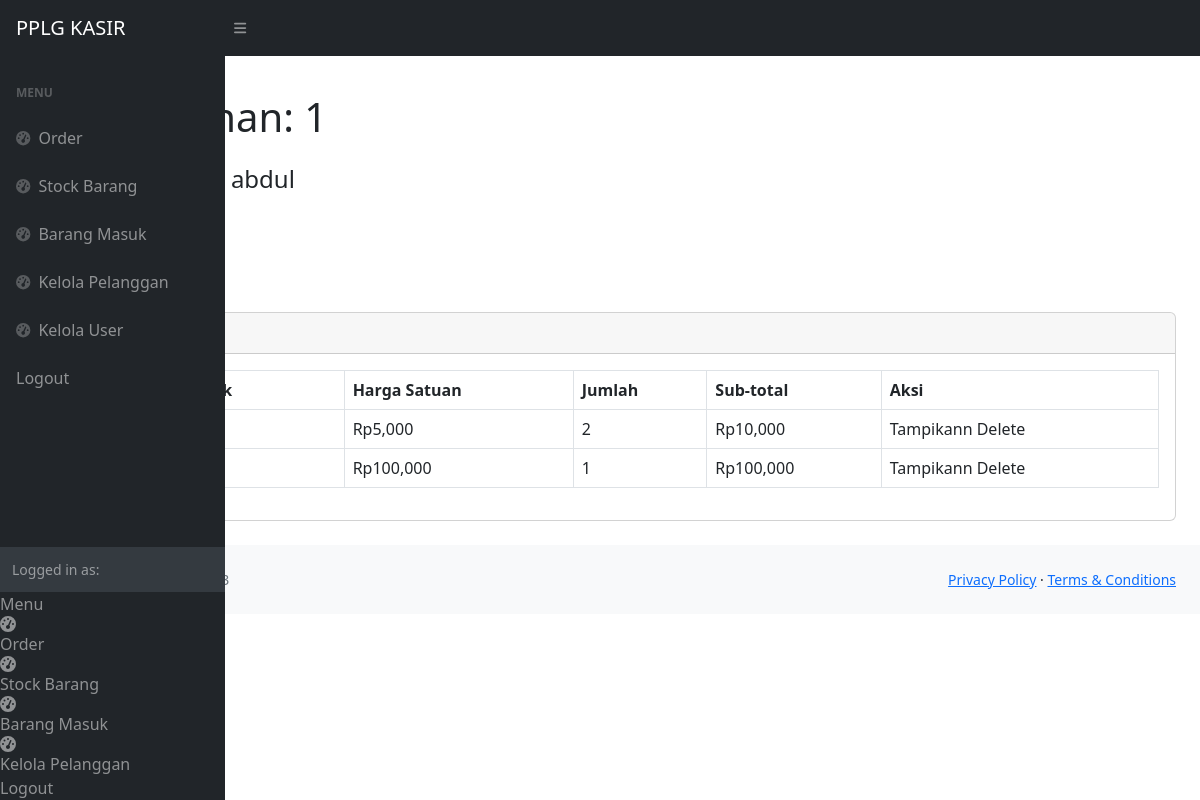
The app's page /view.php?idp=1 (signed in) with its own data.
### tables this page shows
CREATE TABLE `penjualan` (
  `PenjualanID` int(11) NOT NULL,
  `TanggalPenjualan` timestamp NOT NULL DEFAULT current_timestamp() ON UPDATE current_timestamp(),
  `TotalHarga` decimal(10,2) NOT NULL,
  `PelangganID` int(11) NOT NULL
);

CREATE TABLE `pelanggan` (
  `PelangganID` int(11) NOT NULL,
  `NamaPelanggan` varchar(50) NOT NULL,
  `Alamat` text NOT NULL,
  `NomorTelepon` int(11) NOT NULL
);

CREATE TABLE `detailpenjualan` (
  `DetailID` int(11) NOT NULL,
  `PenjualanID` int(11) NOT NULL,
  `ProdukID` int(11) NOT NULL,
  `JumlahProduk` int(11) NOT NULL,
  `Subtotal` decimal(10,2) NOT NULL
);

CREATE TABLE `produk` (
  `ProdukID` int(11) NOT NULL,
  `NamaProduk` varchar(255) NOT NULL,
  `Harga` decimal(10,2) NOT NULL,
  `Stok` int(11) NOT NULL,
  `Deskripsi` varchar(50) NOT NULL
);

### view.php (the view, shortened to what this page needs)
<?php
require 'ceklogin.php';
if(isset($_GET['idp'])){
    $idp = $_GET['idp'];
    $ambilnamapelanggan = mysqli_query($c, "select * from penjualan p, pelanggan pl where p.PelangganID=pl.PelangganID and p.PenjualanID=$idp");
$np = mysqli_fetch_array($ambilnamapelanggan);
   $namapel = $np['NamaPelanggan'];
}   else{
    header('Location:index.php');
}
?>
<!DOCTYPE html>
<html lang="en">
<head>
    <link href="https://cdn.jsdelivr.net/npm/simple-datatables@7.1.2/dist/style.min.css" rel="stylesheet" />
    <link href="css/styles.css" rel="stylesheet" />
</head>
<body class="sb-nav-fixed">
    <nav class="sb-topnav navbar navbar-expand navbar-dark bg-dark">
        <a class="navbar-brand ps-3" href="index.php">PPLG KASIR</a>
        <button class="btn btn-link btn-sm order-1 order-lg-0 me-4 me-lg-0" id="sidebarToggle" href="#!"><i class="fas fa-bars"></i></button>
    </nav>
    <div id="layoutSidenav">
        <div id="layoutSidenav_nav">
            <nav class="sb-sidenav accordion sb-sidenav-dark" id="sidenavAccordion">
                <div class="sb-sidenav-menu">
                    <div class="nav">
                    <?php
                       include 'sidebar.php'
                    ?>
                        <div class="sb-sidenav-menu-heading">Menu</div>
                        <a class="nav-link" href="index.php">
                            <div class="sb-nav-link-icon"><i class="fas fa-tachometer-alt"></i></div>
                            Order
                        </a>
                        <a class="nav-link" href="stock.php">
                            <div class="sb-nav-link-icon"><i class="fas fa-tachometer-alt"></i></div>
                            Stock Barang
                        </a>
                        <a class="nav-link" href="masuk.php">
                            <div class="sb-nav-link-icon"><i class="fas fa-tachometer-alt"></i></div>
                            Barang Masuk
                        </a>
                        <a class="nav-link" href="pelanggan.php">
                            <div class="sb-nav-link-icon"><i class="fas fa-tachometer-alt"></i></div>
                            Kelola Pelanggan
                        </a>
                        <a class="nav-link" href="logout.php">
                            Logout
                        </a>
                    </div>
                </div>
                <div class="sb-sidenav-footer">
                    <div class="small">Logged in as:</div>
                </div>
        <div id="layoutSidenav_content">
            <main>
                <div class="container-fluid px-4">
                    <h1 class="mt-4">Data Pesanan:  <?=$idp;?></h1>
                    <h4 class="mt-4">Nama Pelanggan:  <?=$namapel;?></h4>
                    <ol class="breadcrumb mb-4">
                        <li class="breadcrumb-item active">Selamat Datang</li>
                    </ol>
                    <button type="button" class="btn btn-info mb-4" data-bs-toggle="modal" data-bs-target="#myModal">
                    </button>
                    <div class="card mb-4">
                        <div class="card-header">
                        </div>
                        <div class="card-body">
                            <div class="table-responsive">
                                <table class="table table-bordered" id="dataTable" width="100%" cellspacing="0">
                                    <thead>
                                        <tr>
                                            <th>No</th>
                                            <th>Nama Produk</th>
                                            <th>Harga Satuan</th>
                                            <th>Jumlah</th>
                                            <th>Sub-total</th>
                                            <th>Aksi</th>
                                        </tr>
                                    </thead>
                                    <tbody>
                                        <?php
                                        $get = mysqli_query($c, "select * from detailpenjualan p, produk pr where p.ProdukID=pr.
                                        ProdukID and PenjualanID='$idp'");
                                      $i = 1;
                                        while ($p = mysqli_fetch_array($get)) {
                                            $qty = $p['JumlahProduk'];
                                            $harga = $p['Harga'];
                                            $namaproduk = $p['NamaProduk'];
                                            $subtotal = $qty*$harga;
                                        ?>
                                            <tr>
                                                <td><?= $i++; ?></td>
                                                <td><?= $namaproduk; ?></td>
                                                <td>Rp<?=number_format($harga); ?></td>
                                                <td><?=number_format($qty); ?></td>
                                                <td>Rp<?=number_format($subtotal); ?></td>
                                                <td>Tampikann Delete</td>
                                            </tr>
                                        <?php
                                        };
                                        ?>
                                    </tbody>
                                </table>
                            </div>
                        </div>
                    </div>
                </div>
            </main>
            <footer class="py-4 bg-light mt-auto">
                <div class="container-fluid px-4">
                    <div class="d-flex align-items-center justify-content-between small">
                        <div class="text-muted">Copyright &copy; Your Website 2023</div>
                        <div>
                            <a href="#">Privacy Policy</a>
                            &middot;
                            <a href="#">Terms &amp; Conditions</a>
                        </div>
                    </div>
                </div>
            </footer>
        </div>
</body>
</html>

### records on screen
penjualan: PelangganID.NamaPelanggan "abdul"
detailpenjualan: ProdukID.Harga "5,000", JumlahProduk "2", JumlahProduk.Harga "10,000"
detailpenjualan: ProdukID.Harga "100,000", JumlahProduk "1", JumlahProduk.Harga "100,000"

### other values on screen
$idp "1"
